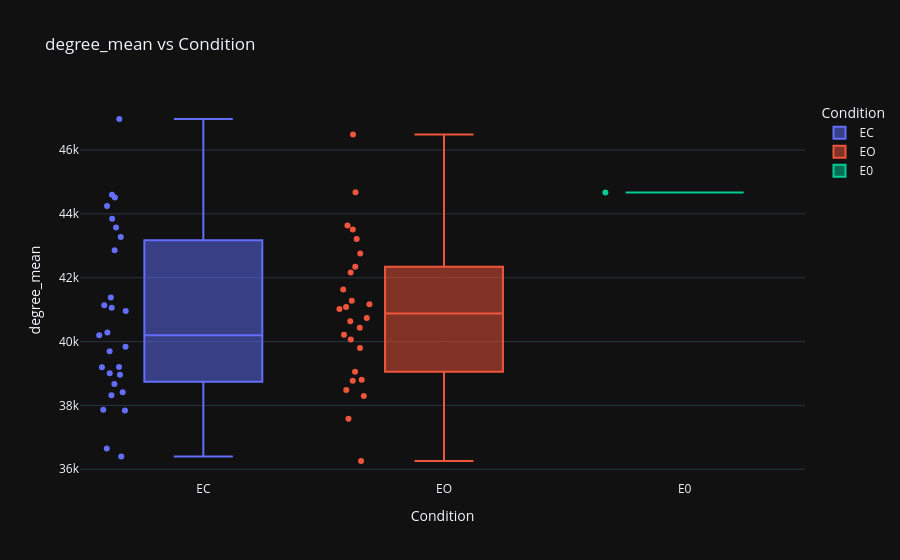
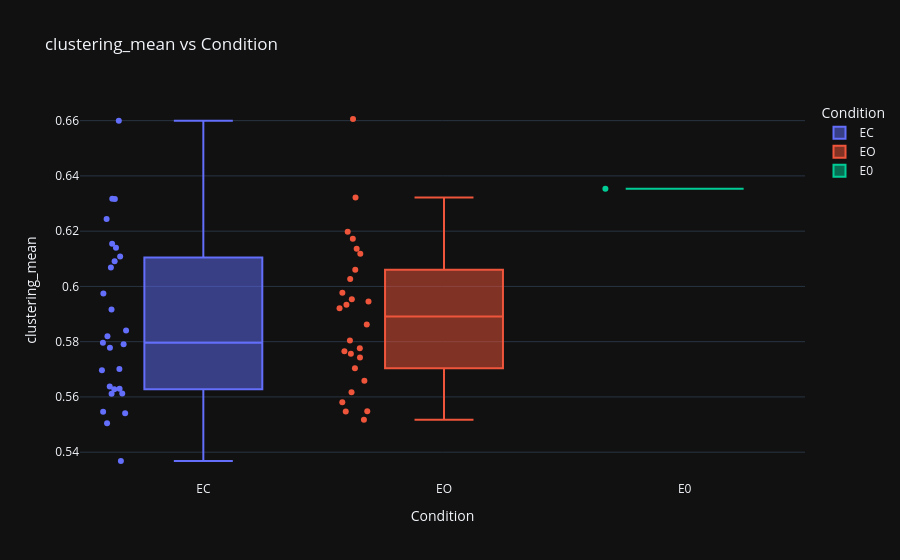
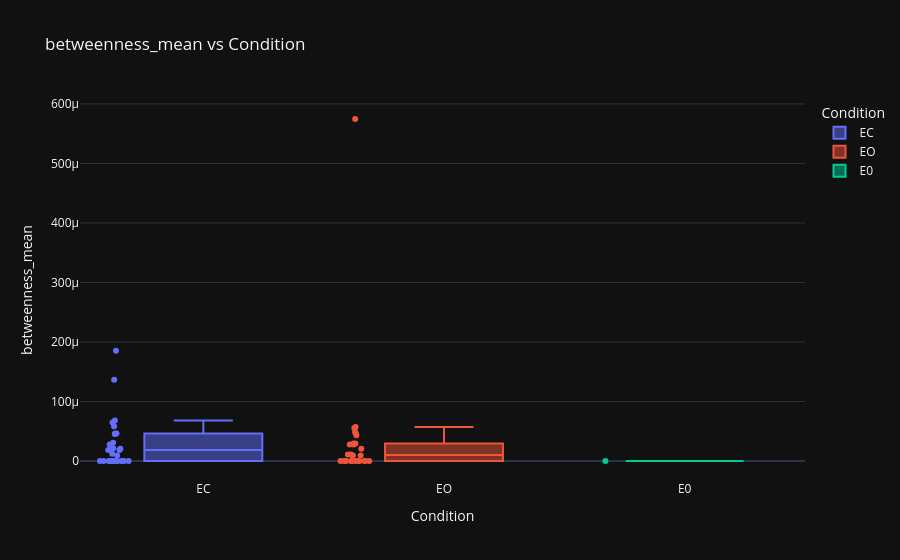

Notebook source saved alongside these figures, in order:
### Code cell
# plotly
for metric in GRAPH_METRICS:
    fig = px.box(
        df_healthy,
        x="condition",
        y=metric,
        color="condition",
        title=f"{metric} vs Condition",
        points="all",
        labels={
            "condition": "Condition",
            metric: metric
        }
    )
    fig.update_layout(
        xaxis_title="Condition",
        yaxis_title=metric,
        title=f"{metric} vs Condition"
    )
    fig.show()

### Figure 1 — Plotly figure (JSON) as saved in the notebook; plotly's stock layout.template omitted (floating-point values rounded to 4 significant figures)
{"data": [{"alignmentgroup": "True", "boxpoints": "all", "hovertemplate": "Condition=%{x}<br>degree_mean=%{y}<extra></extra>", "legendgroup": "EC", "marker": {"color": "#636efa"}, "name": "EC", "notched": false, "offsetgroup": "EC", "orientation": "v", "showlegend": true, "type": "box", "x": ["EC", "EC", "EC", "EC", "EC", "EC", "EC", "EC", "EC", "EC", "EC", "EC", "EC", "EC", "EC", "EC", "EC", "EC", "EC", "EC", "EC", "EC", "EC", "EC", "EC", "EC", "EC"], "x0": " ", "xaxis": "x", "y": [36650.0, 41060.0, 38960.0, 43280.0, 40280.0, 40200.0, 39200.0, 37840.0, 40960.0, 37870.0, 43570.0, 44600.0, 39700.0, 39840.0, 36400.0, 43850.0, 39010.0, 38320.0, 39200.0, 41380.0, 38680.0, 42860.0, 46970.0, 44250.0, 38420.0, 44510.0, 41140.0], "y0": " ", "yaxis": "y"}, {"alignmentgroup": "True", "boxpoints": "all", "hovertemplate": "Condition=%{x}<br>degree_mean=%{y}<extra></extra>", "legendgroup": "EO", "marker": {"color": "#EF553B"}, "name": "EO", "notched": false, "offsetgroup": "EO", "orientation": "v", "showlegend": true, "type": "box", "x": ["EO", "EO", "EO", "EO", "EO", "EO", "EO", "EO", "EO", "EO", "EO", "EO", "EO", "EO", "EO", "EO", "EO", "EO", "EO", "EO", "EO", "EO", "EO", "EO", "EO", "EO"], "x0": " ", "xaxis": "x", "y": [38300.0, 41090.0, 42340.0, 43510.0, 40740.0, 38490.0, 36260.0, 40640.0, 41280.0, 39800.0, 41170.0, 44680.0, 41020.0, 40210.0, 37590.0, 43210.0, 38810.0, 38780.0, 40430.0, 41630.0, 40070.0, 43640.0, 46480.0, 42760.0, 39050.0, 42170.0], "y0": " ", "yaxis": "y"}, {"alignmentgroup": "True", "boxpoints": "all", "hovertemplate": "Condition=%{x}<br>degree_mean=%{y}<extra></extra>", "legendgroup": "E0", "marker": {"color": "#00cc96"}, "name": "E0", "notched": false, "offsetgroup": "E0", "orientation": "v", "showlegend": true, "type": "box", "x": ["E0"], "x0": " ", "xaxis": "x", "y": [44670.0], "y0": " ", "yaxis": "y"}], "layout": {"boxmode": "overlay", "legend": {"title": {"text": "Condition"}, "tracegroupgap": 0}, "title": {"text": "degree_mean vs Condition"}, "xaxis": {"anchor": "y", "categoryarray": ["EC", "EO", "E0"], "categoryorder": "array", "domain": [0, 1], "title": {"text": "Condition"}}, "yaxis": {"anchor": "x", "domain": [0, 1], "title": {"text": "degree_mean"}}}}

### Figure 2 — Plotly figure (JSON) as saved in the notebook; plotly's stock layout.template omitted (floating-point values rounded to 4 significant figures)
{"data": [{"alignmentgroup": "True", "boxpoints": "all", "hovertemplate": "Condition=%{x}<br>clustering_mean=%{y}<extra></extra>", "legendgroup": "EC", "marker": {"color": "#636efa"}, "name": "EC", "notched": false, "offsetgroup": "EC", "orientation": "v", "showlegend": true, "type": "box", "x": ["EC", "EC", "EC", "EC", "EC", "EC", "EC", "EC", "EC", "EC", "EC", "EC", "EC", "EC", "EC", "EC", "EC", "EC", "EC", "EC", "EC", "EC", "EC", "EC", "EC", "EC", "EC"], "x0": " ", "xaxis": "x", "y": [0.5541, 0.614, 0.5796, 0.6068, 0.5701, 0.5696, 0.582, 0.5368, 0.5841, 0.5611, 0.6091, 0.6244, 0.5791, 0.5916, 0.5629, 0.6154, 0.5546, 0.5612, 0.5627, 0.5975, 0.5637, 0.6109, 0.66, 0.6318, 0.5505, 0.6316, 0.5778], "y0": " ", "yaxis": "y"}, {"alignmentgroup": "True", "boxpoints": "all", "hovertemplate": "Condition=%{x}<br>clustering_mean=%{y}<extra></extra>", "legendgroup": "EO", "marker": {"color": "#EF553B"}, "name": "EO", "notched": false, "offsetgroup": "EO", "orientation": "v", "showlegend": true, "type": "box", "x": ["EO", "EO", "EO", "EO", "EO", "EO", "EO", "EO", "EO", "EO", "EO", "EO", "EO", "EO", "EO", "EO", "EO", "EO", "EO", "EO", "EO", "EO", "EO", "EO", "EO", "EO"], "x0": " ", "xaxis": "x", "y": [0.5659, 0.5977, 0.6172, 0.6118, 0.5765, 0.5518, 0.5617, 0.5703, 0.5921, 0.5756, 0.5776, 0.6322, 0.5953, 0.5934, 0.5581, 0.606, 0.5548, 0.5804, 0.5743, 0.6027, 0.5862, 0.6198, 0.6606, 0.6137, 0.5547, 0.5945], "y0": " ", "yaxis": "y"}, {"alignmentgroup": "True", "boxpoints": "all", "hovertemplate": "Condition=%{x}<br>clustering_mean=%{y}<extra></extra>", "legendgroup": "E0", "marker": {"color": "#00cc96"}, "name": "E0", "notched": false, "offsetgroup": "E0", "orientation": "v", "showlegend": true, "type": "box", "x": ["E0"], "x0": " ", "xaxis": "x", "y": [0.6354], "y0": " ", "yaxis": "y"}], "layout": {"boxmode": "overlay", "legend": {"title": {"text": "Condition"}, "tracegroupgap": 0}, "title": {"text": "clustering_mean vs Condition"}, "xaxis": {"anchor": "y", "categoryarray": ["EC", "EO", "E0"], "categoryorder": "array", "domain": [0, 1], "title": {"text": "Condition"}}, "yaxis": {"anchor": "x", "domain": [0, 1], "title": {"text": "clustering_mean"}}}}

### Figure 3 — Plotly figure (JSON) as saved in the notebook; plotly's stock layout.template omitted (floating-point values rounded to 4 significant figures)
{"data": [{"alignmentgroup": "True", "boxpoints": "all", "hovertemplate": "Condition=%{x}<br>betweenness_mean=%{y}<extra></extra>", "legendgroup": "EC", "marker": {"color": "#636efa"}, "name": "EC", "notched": false, "offsetgroup": "EC", "orientation": "v", "showlegend": true, "type": "box", "x": ["EC", "EC", "EC", "EC", "EC", "EC", "EC", "EC", "EC", "EC", "EC", "EC", "EC", "EC", "EC", "EC", "EC", "EC", "EC", "EC", "EC", "EC", "EC", "EC", "EC", "EC", "EC"], "x0": " ", "xaxis": "x", "y": [4.557e-05, 0, 0, 0, 0.0001364, 4.631e-05, 2.051e-05, 5.845e-05, 6.819e-05, 3.076e-05, 2.779e-05, 0, 0, 2.161e-05, 1.203e-05, 0, 0.0001852, 2.051e-05, 1.852e-05, 9.262e-06, 4.631e-05, 0, 0, 0, 6.483e-05, 0, 1.852e-05], "y0": " ", "yaxis": "y"}, {"alignmentgroup": "True", "boxpoints": "all", "hovertemplate": "Condition=%{x}<br>betweenness_mean=%{y}<extra></extra>", "legendgroup": "EO", "marker": {"color": "#EF553B"}, "name": "EO", "notched": false, "offsetgroup": "EO", "orientation": "v", "showlegend": true, "type": "box", "x": ["EO", "EO", "EO", "EO", "EO", "EO", "EO", "EO", "EO", "EO", "EO", "EO", "EO", "EO", "EO", "EO", "EO", "EO", "EO", "EO", "EO", "EO", "EO", "EO", "EO", "EO"], "x0": " ", "xaxis": "x", "y": [4.321e-05, 0, 0, 0, 0.0005747, 4.87e-05, 5.696e-05, 5.557e-05, 2.922e-05, 2.922e-05, 2.779e-05, 0, 0, 1.08e-05, 1.08e-05, 0, 9.262e-06, 2.051e-05, 2.779e-05, 9.262e-06, 0, 0, 0, 0, 4.631e-05, 0], "y0": " ", "yaxis": "y"}, {"alignmentgroup": "True", "boxpoints": "all", "hovertemplate": "Condition=%{x}<br>betweenness_mean=%{y}<extra></extra>", "legendgroup": "E0", "marker": {"color": "#00cc96"}, "name": "E0", "notched": false, "offsetgroup": "E0", "orientation": "v", "showlegend": true, "type": "box", "x": ["E0"], "x0": " ", "xaxis": "x", "y": [0], "y0": " ", "yaxis": "y"}], "layout": {"boxmode": "overlay", "legend": {"title": {"text": "Condition"}, "tracegroupgap": 0}, "title": {"text": "betweenness_mean vs Condition"}, "xaxis": {"anchor": "y", "categoryarray": ["EC", "EO", "E0"], "categoryorder": "array", "domain": [0, 1], "title": {"text": "Condition"}}, "yaxis": {"anchor": "x", "domain": [0, 1], "title": {"text": "betweenness_mean"}}}}
